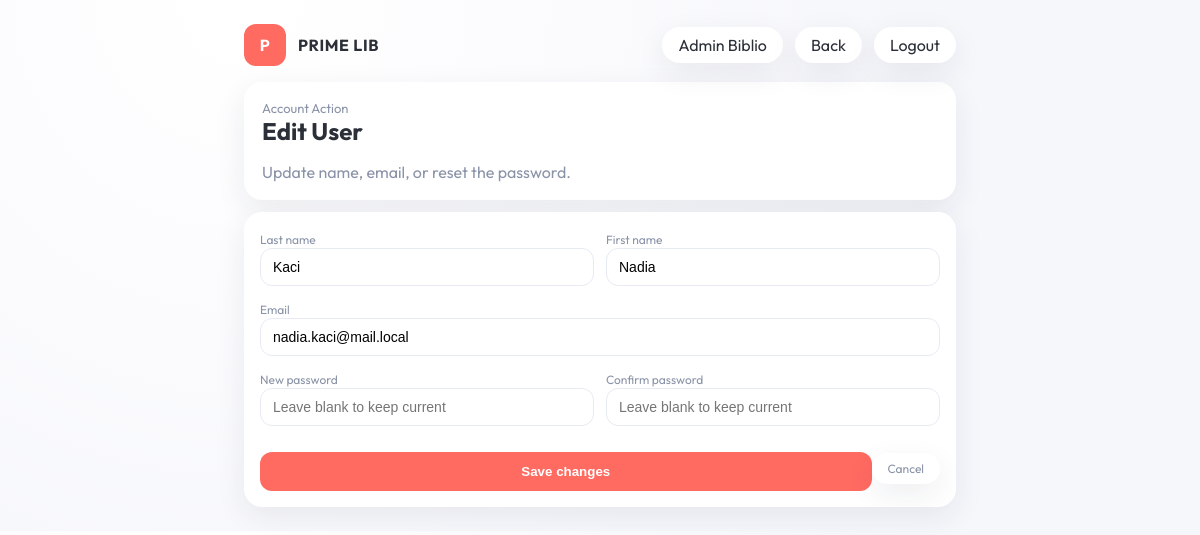
The app's page /pages/admin/edit_user.php?type=user&id=2 (signed in) with its own data.
### tables this page shows
CREATE TABLE utilisateur (
  id_utilisateur INT AUTO_INCREMENT PRIMARY KEY,
  nom    VARCHAR(100) NOT NULL,
  prenom VARCHAR(100) NOT NULL,
  email  VARCHAR(150) NOT NULL UNIQUE,
  mot_de_passe VARCHAR(255) NOT NULL,
  id_admin INT,   

  CONSTRAINT fk_utilisateur_admin
    FOREIGN KEY (id_admin) REFERENCES admin(id_admin)
    ON UPDATE CASCADE
    ON DELETE SET NULL
);

### includes/auth.php (called while the page is built, shortened)
<?php
function auth_user(): ?array
{
    return $_SESSION['auth_user'] ?? null;
}
?>

### pages/admin/edit_user.php (the view, shortened to what this page needs)
<?php
require_once __DIR__ . '/../../includes/auth.php';
$authUser = auth_user();
$authDisplayName = trim((string)($authUser['prenom'] ?? '') . ' ' . (string)($authUser['nom'] ?? ''));
function e(string $value): string {
  return htmlspecialchars($value, ENT_QUOTES, 'UTF-8');
}
$id = (int)($_GET['id'] ?? 0);
$type = (string)($_GET['type'] ?? '');
$record = null;
if ($type === 'admin') {
  $stmt = $conn->prepare('SELECT id_admin AS id, nom, prenom, email FROM admin WHERE id_admin = ? LIMIT 1');
} else {
  $stmt = $conn->prepare('SELECT id_utilisateur AS id, nom, prenom, email FROM utilisateur WHERE id_utilisateur = ? LIMIT 1');
}
$stmt->bind_param('i', $id);
$stmt->execute();
$result = $stmt->get_result();
if ($result && $result->num_rows > 0) {
  $record = $result->fetch_assoc();
}
?>
<!DOCTYPE html>
<html lang="en">
<head>
  <link rel="stylesheet" href="../../Assets/css/styles.css" />
</head>
<body>
  <main class="main" style="padding:24px;max-width:760px;margin:0 auto;">
    <header class="topbar" style="margin-bottom:16px;">
      <div class="brand">
        <div class="brand-icon">P</div>
        <div class="brand-text"><div class="brand-name">PRIME LIB</div></div>
      </div>
      <div class="top-actions">
        <span class="pill" style="cursor:default;"><?= e($authDisplayName !== '' ? $authDisplayName : 'Admin') ?></span>
        <a class="pill" href="utilisateurs.php">Back</a>
        <a class="pill" href="../../logout.php">Logout</a>
      </div>
    </header>
    <section class="content">
      <div class="panel">
        <div class="stat-label">Account Action</div>
        <h1>Edit <?= $type === 'admin' ? 'Admin' : 'User' ?></h1>
        <div class="user-role">Update name, email, or reset the password.</div>
      </div>
      <div class="table-card" style="margin-top:12px;">
        <form class="form" method="post" action="../../actions/admin/update_user.php">
          <div style="display:grid;grid-template-columns:1fr 1fr;gap:12px;">
            <div>
              <label for="nom">Last name</label>
              <input id="nom" name="nom" type="text" required value="<?= e((string)$record['nom']) ?>" />
            </div>
            <div>
              <label for="prenom">First name</label>
              <input id="prenom" name="prenom" type="text" required value="<?= e((string)$record['prenom']) ?>" />
            </div>
          </div>
          <div>
            <label for="email">Email</label>
            <input id="email" name="email" type="email" required value="<?= e((string)$record['email']) ?>" />
          </div>
          <div style="display:grid;grid-template-columns:1fr 1fr;gap:12px;">
            <div>
              <label for="password">New password</label>
              <input id="password" name="password" type="password" placeholder="Leave blank to keep current" />
            </div>
            <div>
              <label for="confirm_password">Confirm password</label>
              <input id="confirm_password" name="confirm_password" type="password" placeholder="Leave blank to keep current" />
            </div>
          </div>
          <div class="auth-actions" style="margin-top:8px;">
            <button class="auth-button" type="submit">Save changes</button>
            <a class="pill" href="utilisateurs.php">Cancel</a>
          </div>
        </form>
      </div>
    </section>
  </main>
</body>
</html>

### Assets/css/styles.css (style rules this page uses)
:root { --bg: #f6f7fb; --card: #ffffff; --text: #2b2f38; --muted: #8a93a7; --accent: #ff6a61; --blue: #4c7cff; --green: #1ec98b; --gold: #f4c45c; --teal: #18c0b5; --shadow: 0 10px 30px rgba(31, 38, 67, 0.08); --radius: 18px; }
* { box-sizing: border-box; }
body a { text-decoration: none; color: inherit; }
body { margin: 0; font-family: 'Outfit', sans-serif; color: var(--text); background: radial-gradient(circle at 20% 0%, #ffffff 0%, var(--bg) 60%); }
.form { display: grid; gap: 12px; }
.form label { font-size: 12px; color: var(--muted); }
.form input { width: 100%; border: 1px solid #e6eaf2; background: #fff; border-radius: 12px; padding: 10px 12px; font-size: 14px; outline: none; }
.auth-actions { display: flex; justify-content: space-between; align-items: center; margin-top: 6px; font-size: 12px; color: var(--muted); }
.auth-button { border: none; background: var(--accent); color: #fff; padding: 12px 16px; border-radius: 12px; font-weight: 600; cursor: pointer; width: 100%; margin-top: 6px; }
.brand { display: flex; align-items: center; gap: 12px; font-weight: 700; letter-spacing: 0.04em; }
.brand-icon { width: 42px; height: 42px; border-radius: 12px; background: var(--accent); color: #fff; display: grid; place-items: center; font-weight: 700; }
.main { padding: 24px 32px 40px; }
.topbar { display: flex; justify-content: space-between; align-items: center; margin-bottom: 20px; }
.top-actions { display: flex; gap: 12px; }
.table-card { background: var(--card); border-radius: var(--radius); box-shadow: var(--shadow); padding: 16px; overflow: hidden; }
.pill, .user-pill { border: none; background: #ffffff; border-radius: 999px; padding: 8px 16px; display: flex; align-items: center; gap: 10px; box-shadow: var(--shadow); cursor: pointer; }
.user-role { color: var(--muted); }
.content h1 { margin: 0 0 16px; font-size: 24px; }
.stat-label { color: var(--muted); font-size: 13px; }
.panel { background: var(--card); border-radius: var(--radius); padding: 18px; box-shadow: var(--shadow); }

### records on screen
utilisateur: nom "Kaci", prenom "Nadia", email "nadia.kaci@mail.local"

### other values on screen
$authDisplayName !== '' ? $authDisplayName : 'Admin' "Admin Biblio"
